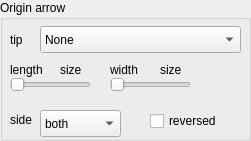
    <widget class="QGroupBox" name="groupBox_9">
     <property name="geometry">
      <rect>
       <x>10</x>
       <y>500</y>
       <width>251</width>
       <height>141</height>
      </rect>
     </property>
     <property name="title">
      <string>Origin arrow</string>
     </property>
     <widget class="QComboBox" name="ang_cb_selector_o_arrow_tip">
      <property name="geometry">
       <rect>
        <x>40</x>
        <y>26</y>
        <width>201</width>
        <height>27</height>
       </rect>
      </property>
      <property name="focusPolicy">
       <enum>Qt::ClickFocus</enum>
      </property>
      <item>
       <property name="text">
        <string>None</string>
       </property>
      </item>
      <item>
       <property name="text">
        <string>stealth</string>
       </property>
      </item>
      <item>
       <property name="text">
        <string>stealth round</string>
       </property>
      </item>
      <item>
       <property name="text">
        <string>stealth open</string>
       </property>
      </item>
      <item>
       <property name="text">
        <string>stealth open round</string>
       </property>
      </item>
      <item>
       <property name="text">
        <string>&lt;</string>
       </property>
      </item>
      <item>
       <property name="text">
        <string>&gt;</string>
       </property>
      </item>
      <item>
       <property name="text">
        <string>latex</string>
       </property>
      </item>
      <item>
       <property name="text">
        <string>latex round</string>
       </property>
      </item>
      <item>
       <property name="text">
        <string>latex open</string>
       </property>
      </item>
      <item>
       <property name="text">
        <string>latex open round</string>
       </property>
      </item>
      <item>
       <property name="text">
        <string>to / classical tikz rightarrow</string>
       </property>
      </item>
      <item>
       <property name="text">
        <string>computer modern rightarrow</string>
       </property>
      </item>
      <item>
       <property name="text">
        <string>implies</string>
       </property>
      </item>
      <item>
       <property name="text">
        <string>butt cap</string>
       </property>
      </item>
      <item>
       <property name="text">
        <string>fast round</string>
       </property>
      </item>
      <item>
       <property name="text">
        <string>fast triangle</string>
       </property>
      </item>
      <item>
       <property name="text">
        <string>round cap</string>
       </property>
      </item>
      <item>
       <property name="text">
        <string>triangle cap</string>
       </property>
      </item>
      <item>
       <property name="text">
        <string>circle</string>
       </property>
      </item>
      <item>
       <property name="text">
        <string>circle open</string>
       </property>
      </item>
      <item>
       <property name="text">
        <string>diamond</string>
       </property>
      </item>
      <item>
       <property name="text">
        <string>diamond open</string>
       </property>
      </item>
      <item>
       <property name="text">
        <string>ellipse</string>
       </property>
      </item>
      <item>
       <property name="text">
        <string>ellipse open</string>
       </property>
      </item>
      <item>
       <property name="text">
        <string>kite</string>
       </property>
      </item>
      <item>
       <property name="text">
        <string>kite open</string>
       </property>
      </item>
      <item>
       <property name="text">
        <string>rectangle</string>
       </property>
      </item>
      <item>
       <property name="text">
        <string>rectangle open</string>
       </property>
      </item>
      <item>
       <property name="text">
        <string>square</string>
       </property>
      </item>
      <item>
       <property name="text">
        <string>square open</string>
       </property>
      </item>
      <item>
       <property name="text">
        <string>triangle</string>
       </property>
      </item>
      <item>
       <property name="text">
        <string>triangle open</string>
       </property>
      </item>
      <item>
       <property name="text">
        <string>turned square</string>
       </property>
      </item>
      <item>
       <property name="text">
        <string>turned square open</string>
       </property>
      </item>
      <item>
       <property name="text">
        <string>arc barb</string>
       </property>
      </item>
      <item>
       <property name="text">
        <string>bar</string>
       </property>
      </item>
      <item>
       <property name="text">
        <string>bracket</string>
       </property>
      </item>
      <item>
       <property name="text">
        <string>hooks</string>
       </property>
      </item>
      <item>
       <property name="text">
        <string>parenthesis</string>
       </property>
      </item>
      <item>
       <property name="text">
        <string>straight barb</string>
       </property>
      </item>
      <item>
       <property name="text">
        <string>tee barb</string>
       </property>
      </item>
     </widget>
     <widget class="QLabel" name="label_106">
      <property name="geometry">
       <rect>
        <x>10</x>
        <y>20</y>
        <width>21</width>
        <height>41</height>
       </rect>
      </property>
      <property name="focusPolicy">
       <enum>Qt::ClickFocus</enum>
      </property>
      <property name="text">
       <string>tip</string>
      </property>
     </widget>
     <widget class="QSlider" name="ang_hslider_o_arrow_length">
      <property name="geometry">
       <rect>
        <x>10</x>
        <y>70</y>
        <width>81</width>
        <height>29</height>
       </rect>
      </property>
      <property name="focusPolicy">
       <enum>Qt::ClickFocus</enum>
      </property>
      <property name="maximum">
       <number>32</number>
      </property>
      <property name="singleStep">
       <number>1</number>
      </property>
      <property name="value">
       <number>0</number>
      </property>
      <property name="orientation">
       <enum>Qt::Horizontal</enum>
      </property>
     </widget>
     <widget class="QSlider" name="ang_hslider_o_arrow_width">
      <property name="geometry">
       <rect>
        <x>110</x>
        <y>70</y>
        <width>81</width>
        <height>29</height>
       </rect>
      </property>
      <property name="focusPolicy">
       <enum>Qt::ClickFocus</enum>
      </property>
      <property name="maximum">
       <number>32</number>
      </property>
      <property name="singleStep">
       <number>1</number>
      </property>
      <property name="value">
       <number>0</number>
      </property>
      <property name="orientation">
       <enum>Qt::Horizontal</enum>
      </property>
     </widget>
     <widget class="QLabel" name="label_107">
      <property name="geometry">
       <rect>
        <x>110</x>
        <y>60</y>
        <width>41</width>
        <height>20</height>
       </rect>
      </property>
      <property name="focusPolicy">
       <enum>Qt::ClickFocus</enum>
      </property>
      <property name="text">
       <string>width</string>
      </property>
     </widget>
     <widget class="QLabel" name="ang_label_o_arrow_width">
      <property name="geometry">
       <rect>
        <x>160</x>
        <y>60</y>
        <width>31</width>
        <height>20</height>
       </rect>
      </property>
      <property name="focusPolicy">
       <enum>Qt::ClickFocus</enum>
      </property>
      <property name="text">
       <string>size</string>
      </property>
     </widget>
     <widget class="QLabel" name="ang_label_o_arrow_length">
      <property name="geometry">
       <rect>
        <x>60</x>
        <y>60</y>
        <width>31</width>
        <height>20</height>
       </rect>
      </property>
      <property name="focusPolicy">
       <enum>Qt::ClickFocus</enum>
      </property>
      <property name="text">
       <string>size</string>
      </property>
     </widget>
     <widget class="QComboBox" name="ang_cb_selector_o_arrow_side">
      <property name="geometry">
       <rect>
        <x>40</x>
        <y>110</y>
        <width>81</width>
        <height>27</height>
       </rect>
      </property>
      <property name="focusPolicy">
       <enum>Qt::ClickFocus</enum>
      </property>
      <item>
       <property name="text">
        <string>both</string>
       </property>
      </item>
      <item>
       <property name="text">
        <string>left</string>
       </property>
      </item>
      <item>
       <property name="text">
        <string>right</string>
       </property>
      </item>
     </widget>
     <widget class="QLabel" name="label_108">
      <property name="geometry">
       <rect>
        <x>10</x>
        <y>100</y>
        <width>31</width>
        <height>41</height>
       </rect>
      </property>
      <property name="focusPolicy">
       <enum>Qt::ClickFocus</enum>
      </property>
      <property name="text">
       <string>side</string>
      </property>
     </widget>
     <widget class="QCheckBox" name="ang_checkb_o_arrow_reversed">
      <property name="geometry">
       <rect>
        <x>150</x>
        <y>110</y>
        <width>91</width>
        <height>22</height>
       </rect>
      </property>
      <property name="text">
       <string>reversed</string>
      </property>
     </widget>
     <widget class="QLabel" name="label_109">
      <property name="geometry">
       <rect>
        <x>10</x>
        <y>60</y>
        <width>51</width>
        <height>20</height>
       </rect>
      </property>
      <property name="focusPolicy">
       <enum>Qt::ClickFocus</enum>
      </property>
      <property name="text">
       <string>length</string>
      </property>
     </widget>
    </widget>
